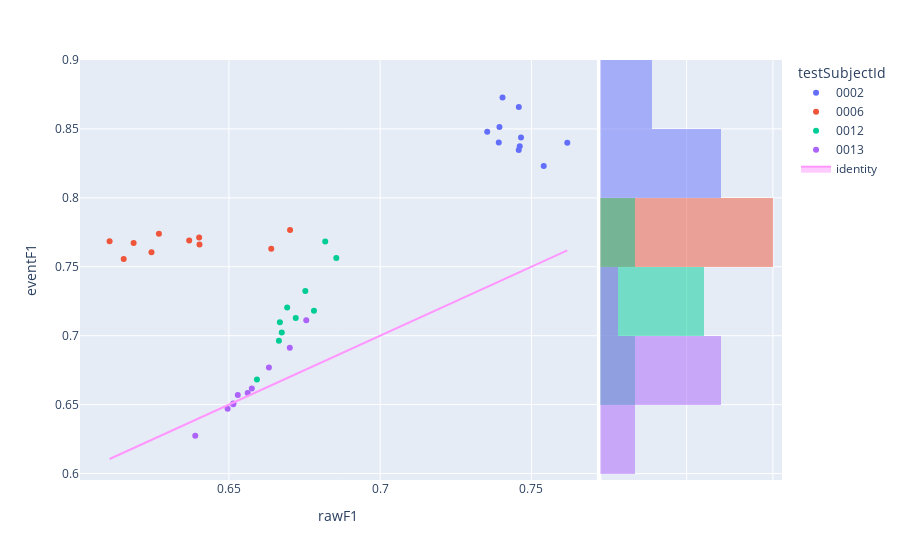

Here is the notebook cell this chart was saved with:
### Code cell
fig=px.scatter(experimentModelsExtended_N2,x='rawF1',y='eventF1',color='testSubjectId',hover_name='modelId', marginal_y="histogram")
fig.add_trace(
    go.Scatter(x=experimentModelsExtended_N2['rawF1'], y=experimentModelsExtended_N2['rawF1'], name="identity", mode='lines',fill="toself")
)
fig.show()

### Figure 1 — Plotly figure (JSON) as saved in the notebook; plotly's stock layout.template omitted (floating-point values rounded to 4 significant figures)
{"data": [{"hovertemplate": "<b>%{hovertext}</b><br><br>testSubjectId=0002<br>rawF1=%{x}<br>eventF1=%{y}<extra></extra>", "hovertext": ["1623c979-486c-4f45-ba54-dbbac3770588", "f8abeec1-7d46-4573-8a01-7827b8584472", "c556cd55-5f8b-420c-b6b2-0ca323bee5df", "b9ca9323-c013-423a-8b12-a893e0a8be97", "e31d0f92-1914-4bb5-9156-f9101fe1307c", "6fd86953-d3aa-4c9c-8069-b22b951dce3f", "87913851-d47b-4963-b2fa-1c65d7aec5a1", "0f0da0b8-d512-47b2-808a-c92b1d073468", "006d0918-7072-4365-953e-4b399728048d", "ca54dd96-c49f-4680-a78d-2aabf3059e5c"], "legendgroup": "0002", "marker": {"color": "#636efa", "symbol": "circle"}, "mode": "markers", "name": "0002", "orientation": "v", "showlegend": true, "type": "scatter", "x": [0.7461, 0.7458, 0.7405, 0.7619, 0.7394, 0.7392, 0.7466, 0.7354, 0.7458, 0.7541], "xaxis": "x", "y": [0.8374, 0.8346, 0.8728, 0.84, 0.8514, 0.8402, 0.8438, 0.848, 0.8659, 0.8231], "yaxis": "y"}, {"alignmentgroup": "True", "bingroup": "y", "hovertemplate": "testSubjectId=0002<br>eventF1=%{y}<br>count=%{x}<extra></extra>", "legendgroup": "0002", "marker": {"color": "#636efa"}, "name": "0002", "offsetgroup": "0002", "opacity": 0.5, "showlegend": false, "type": "histogram", "xaxis": "x2", "y": [0.8374, 0.8346, 0.8728, 0.84, 0.8514, 0.8402, 0.8438, 0.848, 0.8659, 0.8231], "yaxis": "y2"}, {"hovertemplate": "<b>%{hovertext}</b><br><br>testSubjectId=0006<br>rawF1=%{x}<br>eventF1=%{y}<extra></extra>", "hovertext": ["1623c979-486c-4f45-ba54-dbbac3770588", "f8abeec1-7d46-4573-8a01-7827b8584472", "c556cd55-5f8b-420c-b6b2-0ca323bee5df", "b9ca9323-c013-423a-8b12-a893e0a8be97", "e31d0f92-1914-4bb5-9156-f9101fe1307c", "6fd86953-d3aa-4c9c-8069-b22b951dce3f", "87913851-d47b-4963-b2fa-1c65d7aec5a1", "0f0da0b8-d512-47b2-808a-c92b1d073468", "006d0918-7072-4365-953e-4b399728048d", "ca54dd96-c49f-4680-a78d-2aabf3059e5c"], "legendgroup": "0006", "marker": {"color": "#EF553B", "symbol": "circle"}, "mode": "markers", "name": "0006", "orientation": "v", "showlegend": true, "type": "scatter", "x": [0.6403, 0.6402, 0.6106, 0.6702, 0.6185, 0.6244, 0.6369, 0.6152, 0.6269, 0.664], "xaxis": "x", "y": [0.7661, 0.7712, 0.7685, 0.7766, 0.7673, 0.7606, 0.769, 0.7557, 0.774, 0.7631], "yaxis": "y"}, {"alignmentgroup": "True", "bingroup": "y", "hovertemplate": "testSubjectId=0006<br>eventF1=%{y}<br>count=%{x}<extra></extra>", "legendgroup": "0006", "marker": {"color": "#EF553B"}, "name": "0006", "offsetgroup": "0006", "opacity": 0.5, "showlegend": false, "type": "histogram", "xaxis": "x2", "y": [0.7661, 0.7712, 0.7685, 0.7766, 0.7673, 0.7606, 0.769, 0.7557, 0.774, 0.7631], "yaxis": "y2"}, {"hovertemplate": "<b>%{hovertext}</b><br><br>testSubjectId=0012<br>rawF1=%{x}<br>eventF1=%{y}<extra></extra>", "hovertext": ["1623c979-486c-4f45-ba54-dbbac3770588", "f8abeec1-7d46-4573-8a01-7827b8584472", "c556cd55-5f8b-420c-b6b2-0ca323bee5df", "b9ca9323-c013-423a-8b12-a893e0a8be97", "e31d0f92-1914-4bb5-9156-f9101fe1307c", "6fd86953-d3aa-4c9c-8069-b22b951dce3f", "87913851-d47b-4963-b2fa-1c65d7aec5a1", "0f0da0b8-d512-47b2-808a-c92b1d073468", "006d0918-7072-4365-953e-4b399728048d", "ca54dd96-c49f-4680-a78d-2aabf3059e5c"], "legendgroup": "0012", "marker": {"color": "#00cc96", "symbol": "circle"}, "mode": "markers", "name": "0012", "orientation": "v", "showlegend": true, "type": "scatter", "x": [0.6675, 0.6665, 0.6818, 0.6781, 0.6753, 0.6669, 0.6721, 0.6693, 0.6855, 0.6593], "xaxis": "x", "y": [0.7024, 0.6963, 0.7683, 0.718, 0.7323, 0.7098, 0.7128, 0.7205, 0.7564, 0.6683], "yaxis": "y"}, {"alignmentgroup": "True", "bingroup": "y", "hovertemplate": "testSubjectId=0012<br>eventF1=%{y}<br>count=%{x}<extra></extra>", "legendgroup": "0012", "marker": {"color": "#00cc96"}, "name": "0012", "offsetgroup": "0012", "opacity": 0.5, "showlegend": false, "type": "histogram", "xaxis": "x2", "y": [0.7024, 0.6963, 0.7683, 0.718, 0.7323, 0.7098, 0.7128, 0.7205, 0.7564, 0.6683], "yaxis": "y2"}, {"hovertemplate": "<b>%{hovertext}</b><br><br>testSubjectId=0013<br>rawF1=%{x}<br>eventF1=%{y}<extra></extra>", "hovertext": ["1623c979-486c-4f45-ba54-dbbac3770588", "f8abeec1-7d46-4573-8a01-7827b8584472", "c556cd55-5f8b-420c-b6b2-0ca323bee5df", "b9ca9323-c013-423a-8b12-a893e0a8be97", "e31d0f92-1914-4bb5-9156-f9101fe1307c", "6fd86953-d3aa-4c9c-8069-b22b951dce3f", "87913851-d47b-4963-b2fa-1c65d7aec5a1", "0f0da0b8-d512-47b2-808a-c92b1d073468", "006d0918-7072-4365-953e-4b399728048d", "ca54dd96-c49f-4680-a78d-2aabf3059e5c"], "legendgroup": "0013", "marker": {"color": "#ab63fa", "symbol": "circle"}, "mode": "markers", "name": "0013", "orientation": "v", "showlegend": true, "type": "scatter", "x": [0.6514, 0.6496, 0.6756, 0.6515, 0.6632, 0.6529, 0.6562, 0.6576, 0.6701, 0.6389], "xaxis": "x", "y": [0.6503, 0.6471, 0.7113, 0.6508, 0.6769, 0.657, 0.6583, 0.6616, 0.6912, 0.6274], "yaxis": "y"}, {"alignmentgroup": "True", "bingroup": "y", "hovertemplate": "testSubjectId=0013<br>eventF1=%{y}<br>count=%{x}<extra></extra>", "legendgroup": "0013", "marker": {"color": "#ab63fa"}, "name": "0013", "offsetgroup": "0013", "opacity": 0.5, "showlegend": false, "type": "histogram", "xaxis": "x2", "y": [0.6503, 0.6471, 0.7113, 0.6508, 0.6769, 0.657, 0.6583, 0.6616, 0.6912, 0.6274], "yaxis": "y2"}, {"fill": "toself", "mode": "lines", "name": "identity", "type": "scatter", "x": [0.7461, 0.6403, 0.6675, 0.6514, 0.7458, 0.6402, 0.6665, 0.6496, 0.7405, 0.6106, 0.6818, 0.6756, 0.7619, 0.6702, 0.6781, 0.6515, 0.7394, 0.6185, 0.6753, 0.6632, 0.7392, 0.6244, 0.6669, 0.6529, 0.7466, 0.6369, 0.6721, 0.6562, 0.7354, 0.6152, 0.6693, 0.6576, 0.7458, 0.6269, 0.6855, 0.6701, 0.7541, 0.664, 0.6593, 0.6389], "y": [0.7461, 0.6403, 0.6675, 0.6514, 0.7458, 0.6402, 0.6665, 0.6496, 0.7405, 0.6106, 0.6818, 0.6756, 0.7619, 0.6702, 0.6781, 0.6515, 0.7394, 0.6185, 0.6753, 0.6632, 0.7392, 0.6244, 0.6669, 0.6529, 0.7466, 0.6369, 0.6721, 0.6562, 0.7354, 0.6152, 0.6693, 0.6576, 0.7458, 0.6269, 0.6855, 0.6701, 0.7541, 0.664, 0.6593, 0.6389]}], "layout": {"barmode": "overlay", "legend": {"title": {"text": "testSubjectId"}, "tracegroupgap": 0}, "margin": {"t": 60}, "xaxis": {"anchor": "y", "domain": [0, 0.7363], "title": {"text": "rawF1"}}, "xaxis2": {"anchor": "y2", "domain": [0.7413, 1], "matches": "x2", "showgrid": true, "showline": false, "showticklabels": false, "ticks": ""}, "yaxis": {"anchor": "x", "domain": [0, 1], "title": {"text": "eventF1"}}, "yaxis2": {"anchor": "x2", "domain": [0, 1], "matches": "y", "showgrid": true, "showticklabels": false}}}
